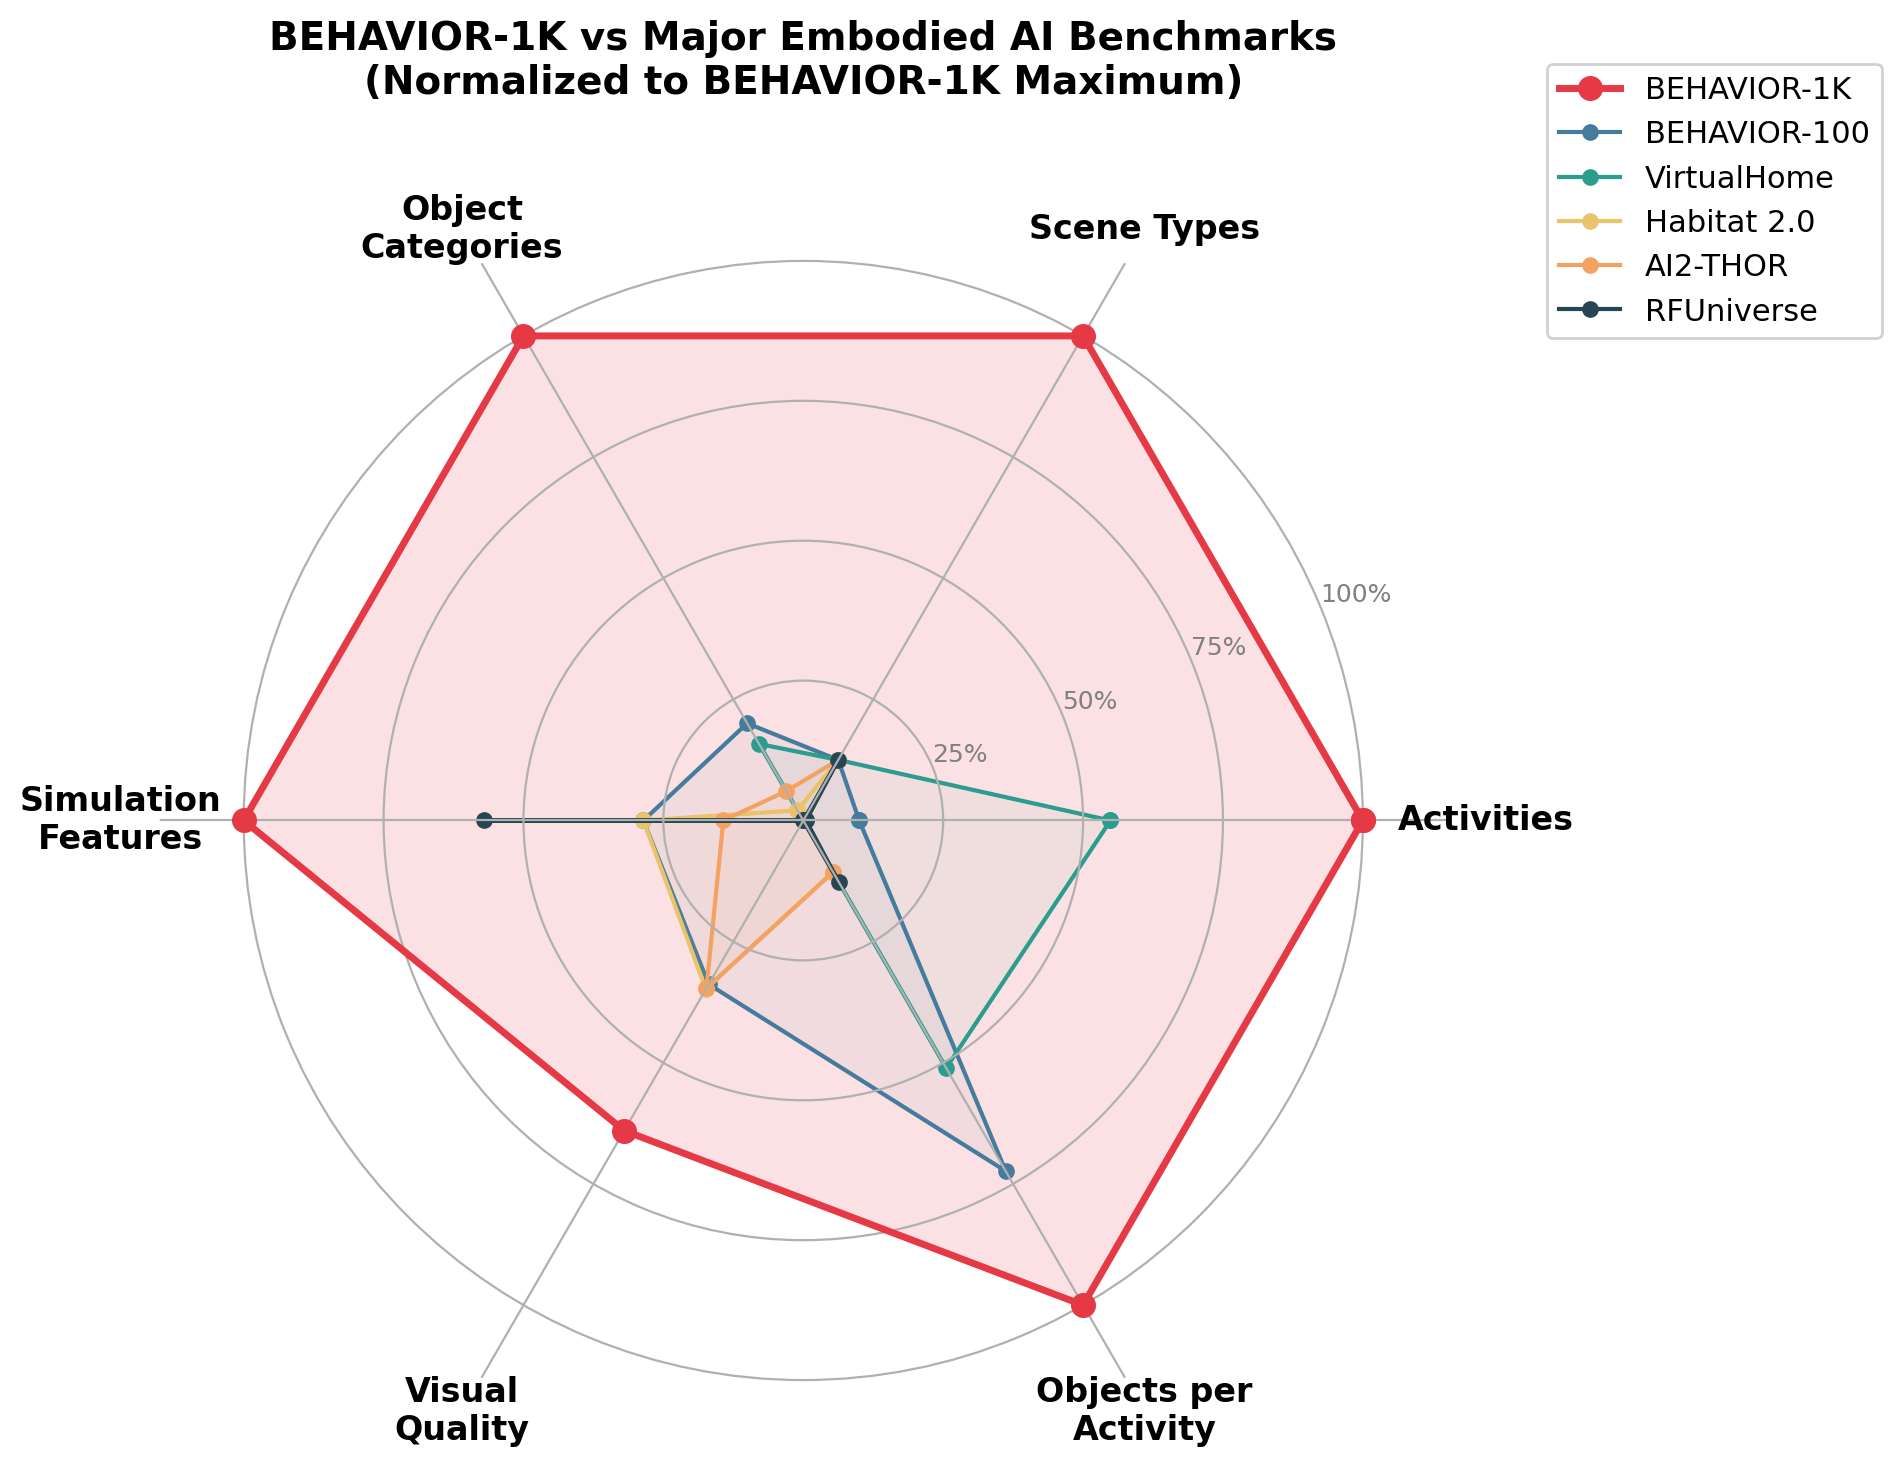

This figure's Python source:
"""
BEHAVIOR-1K vs 主要具身AI基准的多维度对比雷达图
"""
import matplotlib.pyplot as plt
import matplotlib
import numpy as np

matplotlib.rcParams['font.family'] = ['DejaVu Sans']

categories = [
    'Activities',
    'Scene Types',
    'Object\nCategories',
    'Simulation\nFeatures',
    'Visual\nQuality',
    'Objects per\nActivity',
]

def normalize(vals, maxvals):
    return [v / m for v, m in zip(vals, maxvals)]

maxvals = [1000, 8, 1949, 7, 5.0, 47]

benchmarks = {
    'BEHAVIOR-1K':   [1000, 8, 1949, 7, 3.20, 47],
    'BEHAVIOR-100':  [100,  1, 391,  2, 1.69, 34],
    'VirtualHome':   [549,  1, 308,  0, 0,    24],
    'Habitat 2.0':   [3,    1, 41,   2, 1.74, 5],
    'AI2-THOR':      [1,    1, 118,  1, 1.73, 5],
    'RFUniverse':    [5,    1, 0,    4, 0,    6],
}

colors = {
    'BEHAVIOR-1K':  '#E63946',
    'BEHAVIOR-100': '#457B9D',
    'VirtualHome':  '#2A9D8F',
    'Habitat 2.0':  '#E9C46A',
    'AI2-THOR':     '#F4A261',
    'RFUniverse':   '#264653',
}

N = len(categories)
angles = np.linspace(0, 2 * np.pi, N, endpoint=False).tolist()
angles += angles[:1]

fig, ax = plt.subplots(figsize=(10, 10), subplot_kw=dict(polar=True))

for name, vals in benchmarks.items():
    normed = normalize(vals, maxvals)
    normed += normed[:1]
    ax.plot(angles, normed, 'o-', linewidth=2.5 if name == 'BEHAVIOR-1K' else 1.5,
            label=name, color=colors[name],
            markersize=8 if name == 'BEHAVIOR-1K' else 5,
            zorder=10 if name == 'BEHAVIOR-1K' else 1)
    ax.fill(angles, normed, alpha=0.15 if name == 'BEHAVIOR-1K' else 0.05,
            color=colors[name])

ax.set_xticks(angles[:-1])
ax.set_xticklabels(categories, fontsize=12, fontweight='bold')
ax.set_ylim(0, 1.15)
ax.set_yticks([0.25, 0.5, 0.75, 1.0])
ax.set_yticklabels(['25%', '50%', '75%', '100%'], fontsize=9, color='gray')
ax.spines['polar'].set_visible(False)

ax.legend(loc='upper right', bbox_to_anchor=(1.35, 1.1), fontsize=11, framealpha=0.9)
ax.set_title('BEHAVIOR-1K vs Major Embodied AI Benchmarks\n(Normalized to BEHAVIOR-1K Maximum)',
             fontsize=14, fontweight='bold', pad=30)

plt.tight_layout()
plt.savefig('b/d/b1k_26/asset/benchmark_comparison_radar.png', dpi=200, bbox_inches='tight')
plt.close()
print("Saved: benchmark_comparison_radar.png")
